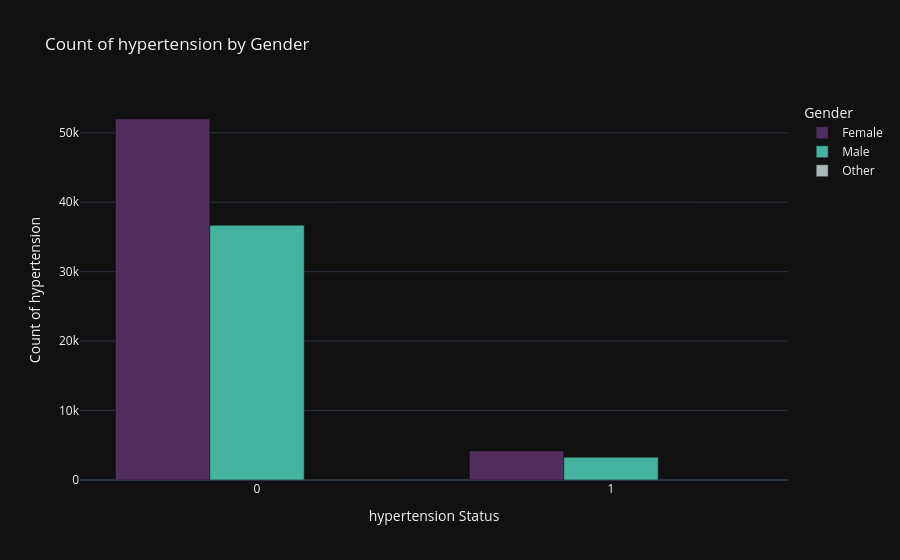
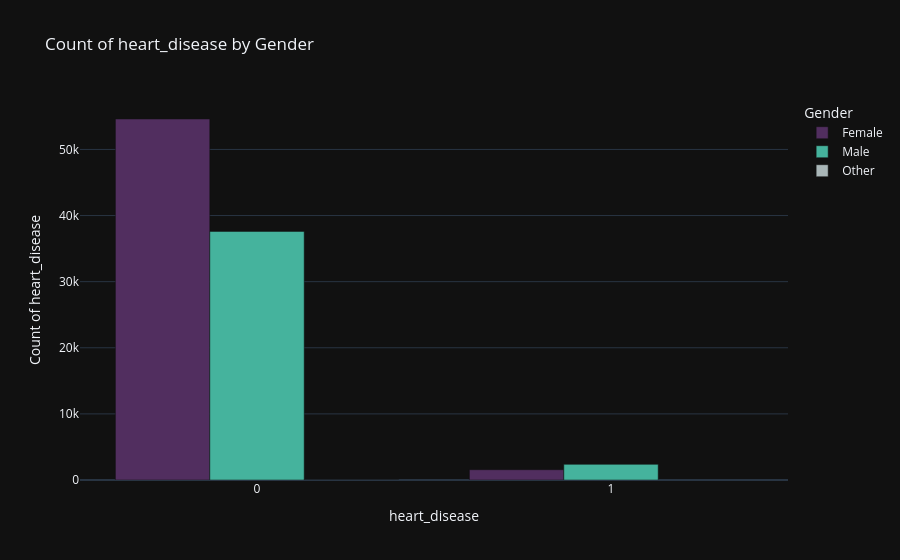

The code cell stored with these charts, in order, in its notebook:
### Markdown cell above
### <span style="color:rgb(102, 133, 190); font-size: 24px; font-weight: bold;">2. Bivariative Analysis  </span>

### Code cell
col = ['hypertension',"heart_disease","smoking_history","diabetes"]

for i in range(len(col)):
    hypertension_gender_count = df.groupby([col[i], "gender"]).size().reset_index(name="count")

    fig = px.bar(
       hypertension_gender_count,
       x=col[i],
       y="count",
       color="gender",
       title=f"Count of {col[i]} by Gender",
       labels={"hypertension": f"{col[i]} Status", "count": f"Count of {col[i]}", "gender": "Gender"},
       color_discrete_sequence=colors[6::],
       barmode="group",
       template="plotly_dark"
    )

    fig.show()

### Figure 1 — Plotly figure (JSON) as saved in the notebook; plotly's stock layout.template omitted (floating-point values rounded to 4 significant figures)
{"data": [{"alignmentgroup": "True", "hovertemplate": "Gender=Female<br>hypertension Status=%{x}<br>Count of hypertension=%{y}<extra></extra>", "legendgroup": "Female", "marker": {"color": "#512E5F", "pattern": {"shape": ""}}, "name": "Female", "offsetgroup": "Female", "orientation": "v", "showlegend": true, "textposition": "auto", "type": "bar", "x": [0, 1], "xaxis": "x", "y": [51982, 4179], "yaxis": "y"}, {"alignmentgroup": "True", "hovertemplate": "Gender=Male<br>hypertension Status=%{x}<br>Count of hypertension=%{y}<extra></extra>", "legendgroup": "Male", "marker": {"color": "#45B39D", "pattern": {"shape": ""}}, "name": "Male", "offsetgroup": "Male", "orientation": "v", "showlegend": true, "textposition": "auto", "type": "bar", "x": [0, 1], "xaxis": "x", "y": [36685, 3282], "yaxis": "y"}, {"alignmentgroup": "True", "hovertemplate": "Gender=Other<br>hypertension Status=%{x}<br>Count of hypertension=%{y}<extra></extra>", "legendgroup": "Other", "marker": {"color": "#AAB7B8", "pattern": {"shape": ""}}, "name": "Other", "offsetgroup": "Other", "orientation": "v", "showlegend": true, "textposition": "auto", "type": "bar", "x": [0], "xaxis": "x", "y": [18], "yaxis": "y"}], "layout": {"barmode": "group", "legend": {"title": {"text": "Gender"}, "tracegroupgap": 0}, "title": {"text": "Count of hypertension by Gender"}, "xaxis": {"anchor": "y", "domain": [0, 1], "title": {"text": "hypertension Status"}}, "yaxis": {"anchor": "x", "domain": [0, 1], "title": {"text": "Count of hypertension"}}}}

### Figure 2 — Plotly figure (JSON) as saved in the notebook; plotly's stock layout.template omitted (floating-point values rounded to 4 significant figures)
{"data": [{"alignmentgroup": "True", "hovertemplate": "Gender=Female<br>heart_disease=%{x}<br>Count of heart_disease=%{y}<extra></extra>", "legendgroup": "Female", "marker": {"color": "#512E5F", "pattern": {"shape": ""}}, "name": "Female", "offsetgroup": "Female", "orientation": "v", "showlegend": true, "textposition": "auto", "type": "bar", "x": [0, 1], "xaxis": "x", "y": [54605, 1556], "yaxis": "y"}, {"alignmentgroup": "True", "hovertemplate": "Gender=Male<br>heart_disease=%{x}<br>Count of heart_disease=%{y}<extra></extra>", "legendgroup": "Male", "marker": {"color": "#45B39D", "pattern": {"shape": ""}}, "name": "Male", "offsetgroup": "Male", "orientation": "v", "showlegend": true, "textposition": "auto", "type": "bar", "x": [0, 1], "xaxis": "x", "y": [37600, 2367], "yaxis": "y"}, {"alignmentgroup": "True", "hovertemplate": "Gender=Other<br>heart_disease=%{x}<br>Count of heart_disease=%{y}<extra></extra>", "legendgroup": "Other", "marker": {"color": "#AAB7B8", "pattern": {"shape": ""}}, "name": "Other", "offsetgroup": "Other", "orientation": "v", "showlegend": true, "textposition": "auto", "type": "bar", "x": [0], "xaxis": "x", "y": [18], "yaxis": "y"}], "layout": {"barmode": "group", "legend": {"title": {"text": "Gender"}, "tracegroupgap": 0}, "title": {"text": "Count of heart_disease by Gender"}, "xaxis": {"anchor": "y", "domain": [0, 1], "title": {"text": "heart_disease"}}, "yaxis": {"anchor": "x", "domain": [0, 1], "title": {"text": "Count of heart_disease"}}}}
